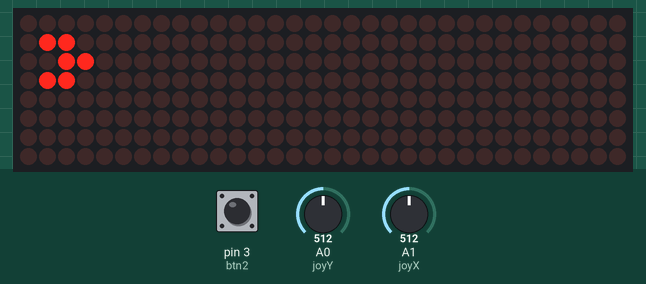
This sketch was run on a simulated Arduino Uno, built with avr-gcc and run on an emulated ATmega328P. Parts: 32×8 LED matrix. The inputs (shaded band) are chosen by the test bench; at power-on: A0 (joyY) = 512, A1 (joyX) = 512, pin 3 (btn2) LOW. Random numbers use the default seed unless the sketch sets one.

Above: at 1.2 s.
1.3 s: A0 (joyY) set to 427
At 1.78 s:
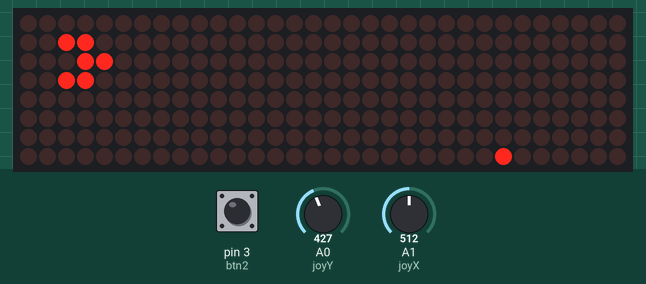
3.3 s: A0 (joyY) set to 399
At 3.46 s:
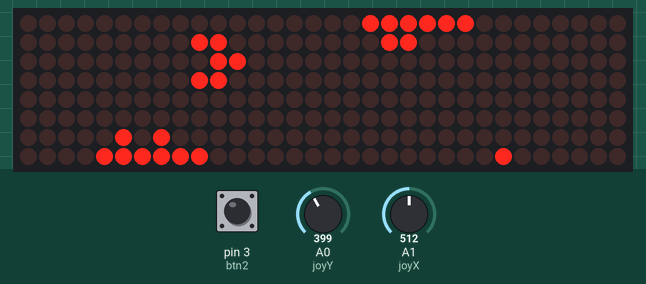
5.0 s: A1 (joyX) set to 577
6.6 s: A1 (joyX) set to 604
8.2 s: pin 3 (btn2) pulled HIGH for 0.15 s
At 8.23 s:
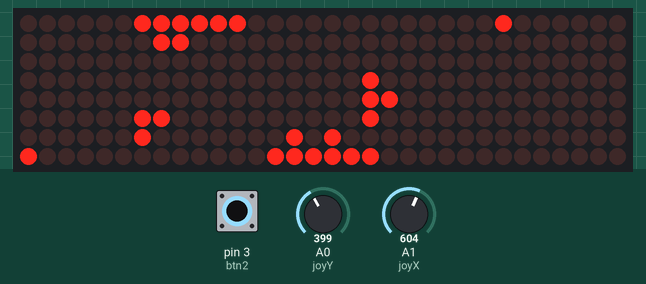
8.9 s: pin 3 (btn2) pulled HIGH for 1 s
At 8.98 s:
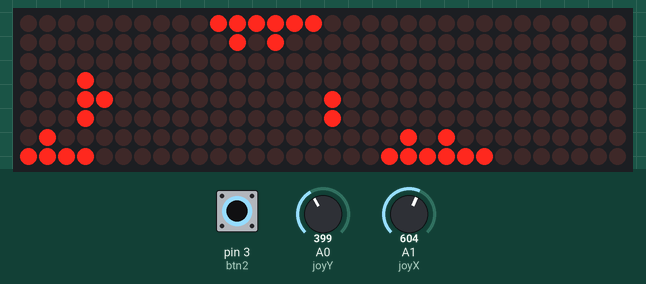

The sketch:

skywars3.ino
```cpp
#include <MD_MAX72xx.h>
#include <SPI.h>
#include "logo.h"
#include "skywars.h"

MD_MAX72XX mx = MD_MAX72XX(HARDWARE_TYPE, DATA_PIN, CLK_PIN, CS_PIN, MAX_DEVICES); // Arbitrary pins

int xMap, yMap, xValue, yValue;

unsigned char button;

unsigned char ledBuffer[32];
unsigned char fieldBuffer[36];
unsigned char gamemode = 1; // 1: in game ---

uint32_t prevTimeAnim = 0; // remember the millis() value in animations
unsigned int gameframe = 0; // when to add stuff...

int explode = 0;
int invincible = 30;
int planeY = 10;
int planeX = 50;

unsigned char leftCloudTime = 18;
unsigned char rightCloudTime = 32;
unsigned char midCloudTime = 40;

unsigned char leftCloudType = 1;
unsigned char rightCloudType = 0;

unsigned char leftCloudOffset = 18;
unsigned char rightCloudOffset = 19;
unsigned char midCloudOffset = 10;


void resetMatrix(void) {
  mx.control(MD_MAX72XX::INTENSITY, 5);
  mx.control(MD_MAX72XX::UPDATE, MD_MAX72XX::ON);
  mx.clear();
}

void ledDisplay(void) {
  mx.clear();
  for (int t = 0; t < 32; t++) {
    mx.setColumn(t, ledBuffer[t]);
  }
}

void scroll(void) {
  for (int t = 31; t > 0; t--) {
    fieldBuffer[t] = fieldBuffer[t - 1];
  }
}

void copyFlyField(void) {
  for (int t = 31; t > 5; t--) {
    ledBuffer[t] = fieldBuffer[t];
  }
}

void addCloud(char side, char next, char type, char row) {
  // add the side cloud ...

  fieldBuffer[1] |= setPixel(side);

  switch (type) {
    case 0:
      if (row == 3) fieldBuffer[1] |= setPixel(next);
      if (row == 4) fieldBuffer[1] |= setPixel(next);
      break;
    case 1:
      if (row == 2) fieldBuffer[1] |= setPixel(next);
      if (row == 4) fieldBuffer[1] |= setPixel(next);
      break;
    case 2:
      if (row == 1) fieldBuffer[1] |= setPixel(next);
      if (row == 4) fieldBuffer[1] |= setPixel(next);
      if (row == 3) fieldBuffer[1] |= setPixel(next);
      break;
  }

}

void addMidCloud(void) {
  // add the middle cloud ...

  char type   = random(1, 6);
  char center = random(0, 7);

  switch(type){

    case 2:
      fieldBuffer[1] |= setPixel(center + 1);
    case 1:
      fieldBuffer[2] |= setPixel(center);
      fieldBuffer[2] |= setPixel(center + 1);
    break;

    case 4:
      fieldBuffer[2] |= setPixel(center - 1);
    case 3:
      fieldBuffer[1] |= setPixel(center);
      fieldBuffer[2] |= setPixel(center);
      fieldBuffer[2] |= setPixel(center + 1);
    break;

    case 5:
      fieldBuffer[1] |= setPixel(center-1);
      fieldBuffer[1] |= setPixel(center+1);
      fieldBuffer[1] |= setPixel(center);
      fieldBuffer[2] |= setPixel(center);
  }

}

void newclouds(void) {

  leftCloudTime--;
  rightCloudTime--;
  midCloudTime--;

  if (leftCloudTime < 6) {
    addCloud(0, 1, leftCloudType, leftCloudTime);
    if (leftCloudTime == 0) {
      leftCloudTime = random(leftCloudOffset, leftCloudOffset + 4);
      leftCloudType = random(0, 2);
    }
  }


  if (rightCloudTime < 6) {
    addCloud(7, 6, rightCloudType, rightCloudTime);
    if (rightCloudTime == 0) {
      rightCloudTime = random(rightCloudOffset, rightCloudOffset + 4);
      rightCloudType = random(0, 2);
    }
  }

  if (midCloudTime == 0) {
    addMidCloud();
    midCloudTime = random(midCloudOffset, midCloudOffset + 4);
  }

}

void getButtons(void) {

  button = digitalRead(btn2);

  if (button) {
    explode = 0;
    invincible = 30;
  }

}


void getJoystick(void) {

  xValue = analogRead(joyX);
  yValue = analogRead(joyY);

  xMap = map(xValue, 0, 1024, -7, 7);
  yMap = map(yValue, 0, 1024, 15, -15);
  if ( xMap == -1 ) xMap = 0;

  planeX += xMap;
  if (planeX < 0) planeX = 0;
  if (planeX > 70) planeX = 70;

  planeY += yMap;
  if (planeY < 0) planeY = 0;
  if (planeY > 150) planeY = 150;

}

void checkCollision(void) {

  char xPos = planeX / 10;
  char yPos = planeY / 10;

  char mask = setPixel(xPos);

  if ((fieldBuffer[29 - yPos] & mask) > 0) explode = 1;

}


char setPixel(char x) {
  if (x < 0) return 0;
  if (x > 7) return 0;
  return 1 << (7 - x);
}

void drawPlane(void) {
  char xPos = planeX / 10;
  char yPos = planeY / 10;

  if (explode == 0) {
    if (invincible % 2 == 0) {
      ledBuffer[29 - yPos] |= voor[xPos];
      ledBuffer[30 - yPos] |= midden[xPos];
      ledBuffer[31 - yPos] |= achter[xPos];
    }
  } else {


    if (explode < 8) {

      if (random(100) < 50) ledBuffer[29 - yPos] |= setPixel(xPos);
      if (random(100) < 50) ledBuffer[30 - yPos] |= setPixel(xPos);
      if (random(100) < 50) ledBuffer[30 - yPos] |= setPixel(xPos - 1);

    } else if (explode < 16) {

      if (random(100) < 50) ledBuffer[30 - yPos] |= setPixel(xPos - 1);
      if (random(100) < 50) ledBuffer[30 - yPos] |= setPixel(xPos - 2);
      if (random(100) < 50) ledBuffer[30 - yPos] |= setPixel(xPos + 1);
      if (random(100) < 50) ledBuffer[30 - yPos] |= setPixel(xPos + 2);
      if (random(100) < 50) ledBuffer[29 - yPos] |= setPixel(xPos);
      if (random(100) < 50) ledBuffer[29 - yPos] |= setPixel(xPos - 1);
      if (random(100) < 50) ledBuffer[29 - yPos] |= setPixel(xPos + 1);
      if (random(100) < 50) ledBuffer[28 - yPos] |= setPixel(xPos);
      if (random(100) < 50) ledBuffer[31 - yPos] |= setPixel(xPos);
      if (random(100) < 50) ledBuffer[31 - yPos] |= setPixel(xPos + 1);
      if (random(100) < 50) ledBuffer[32 - yPos] |= setPixel(xPos);

    } else if (explode < 24) {

      if (random(100) < 50) ledBuffer[30 - yPos] |= setPixel(xPos - 2);
      if (random(100) < 50) ledBuffer[30 - yPos] |= setPixel(xPos + 2);
      if (random(100) < 50) ledBuffer[29 - yPos] |= setPixel(xPos + 2);
      if (random(100) < 50) ledBuffer[29 - yPos] |= setPixel(xPos - 1);
      if (random(100) < 50) ledBuffer[29 - yPos] |= setPixel(xPos - 2);
      if (random(100) < 50) ledBuffer[28 - yPos] |= setPixel(xPos - 1);
      if (random(100) < 50) ledBuffer[28 - yPos] |= setPixel(xPos);
      if (random(100) < 50) ledBuffer[28 - yPos] |= setPixel(xPos + 1);
      if (random(100) < 50) ledBuffer[31 - yPos] |= setPixel(xPos + 2);
      if (random(100) < 50) ledBuffer[31 - yPos] |= setPixel(xPos - 2);
      if (random(100) < 50) ledBuffer[32 - yPos] |= setPixel(xPos - 1);
      if (random(100) < 50) ledBuffer[32 - yPos] |= setPixel(xPos);
      if (random(100) < 50) ledBuffer[32 - yPos] |= setPixel(xPos + 1);
    }
    explode++;
    if (explode == 50) {
      explode = 0;
      invincible = 30;
    }

  }

}


void game(void) {

  // flyfield
  scroll();

  if (explode < 60) newclouds();

  // interaction
  if (explode == 0) getJoystick();
  getButtons();

  // buffer
  copyFlyField();

  if (invincible > 0) {
    invincible--;
  } else if (explode == 0) {
    checkCollision();
  }

  drawPlane();
  // drawCount();

  gameframe++;
}

void setup() {
  pinMode(joyX, INPUT);
  pinMode(joyY, INPUT);
  pinMode(btn1, INPUT_PULLUP);
  pinMode(btn2, INPUT);

  mx.begin();
  resetMatrix();

}

void loop() {

  // don't do stuff until it's time to do stuff

  // getJoystick();

  char front = planeY / 3;

  if (millis() - prevTimeAnim < ANIMATION_DELAY - front) return;
  prevTimeAnim = millis();

  mx.control(MD_MAX72XX::UPDATE, MD_MAX72XX::OFF);

  // put stuff to display
  switch (gamemode) {

    // game play buffer to screen
    case 1:
      game();
      ledDisplay();
      break;
  }

  mx.control(MD_MAX72XX::UPDATE, MD_MAX72XX::ON);
}
```

logo.h
```cpp
byte logo[32] = {
  B00000000,
  B11101001,
  B10001010,
  B11101100,
  B00101010,
  B11101001,
  B00000000,
  B00100001,
  B00010010,
  B00001100,
  B00001000,
  B00010000,
  B00000000,
  B11000011,
  B11000011,
  B11000011,
  B11010011,
  B11101011,
  B11000111,
  B00000000,
  B01001100,
  B10101010,
  B11101100,
  B10101010,
  B10101001,
  B00000000,
  B11101110,
  B10000100,
  B11100100,
  B00100000,
  B11100100,
  B00000000,
};
```

skywars.h
```cpp
#define HARDWARE_TYPE MD_MAX72XX::FC16_HW

#define ANIMATION_DELAY 100 // milliseconds
#define MAX_DEVICES 4
#define CLK_PIN   13  // or SCK
#define DATA_PIN  11  // or MOSI
#define CS_PIN    10  // or SS

#define joyX A1
#define joyY A0
#define btn1 2
#define btn2 3

unsigned char reverse_bits(unsigned char b)
{
  return (b * 0x0202020202ULL & 0x010884422010ULL) % 0x3ff;
}

unsigned char achter[8] = {
  B01000000,
  B10100000,
  B01010000,
  B00101000,
  B00010100,
  B00001010,
  B00000101,
  B00000010,
};


unsigned char midden[8] = {
  B11000000,
  B11100000,
  B01110000,
  B00111000,
  B00011100,
  B00001110,
  B00000111,
  B00000011,
};

unsigned char voor[8] = {
  B10000000,
  B01000000,
  B00100000,
  B00010000,
  B00001000,
  B00000100,
  B00000010,
  B00000001,
};
```

Measured:
- the behaviour switches between 410 and 409 on A0 (joyY) (found by bisection; images 1 and 2)
